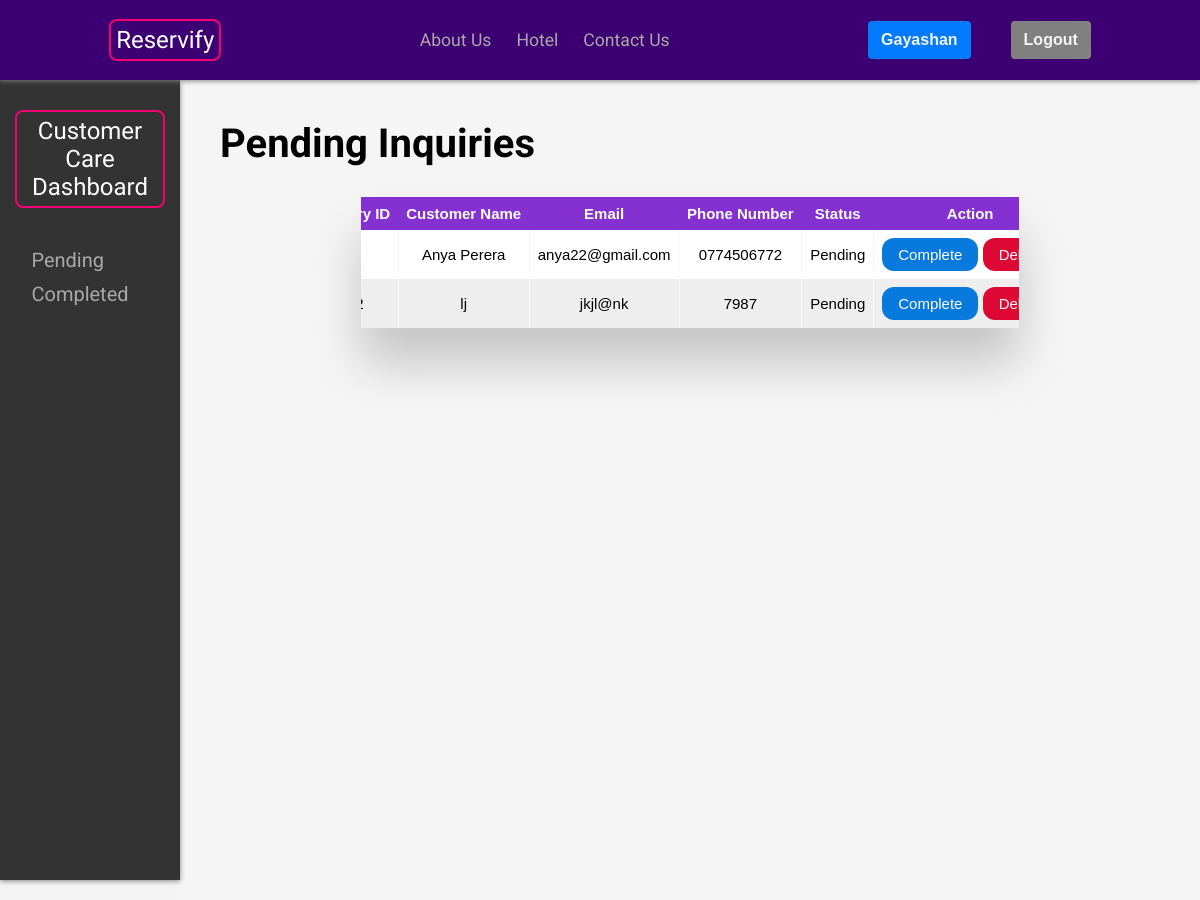
/customerCareDashboard.php (signed in, upper part), run on an earlier commit of the app's database.
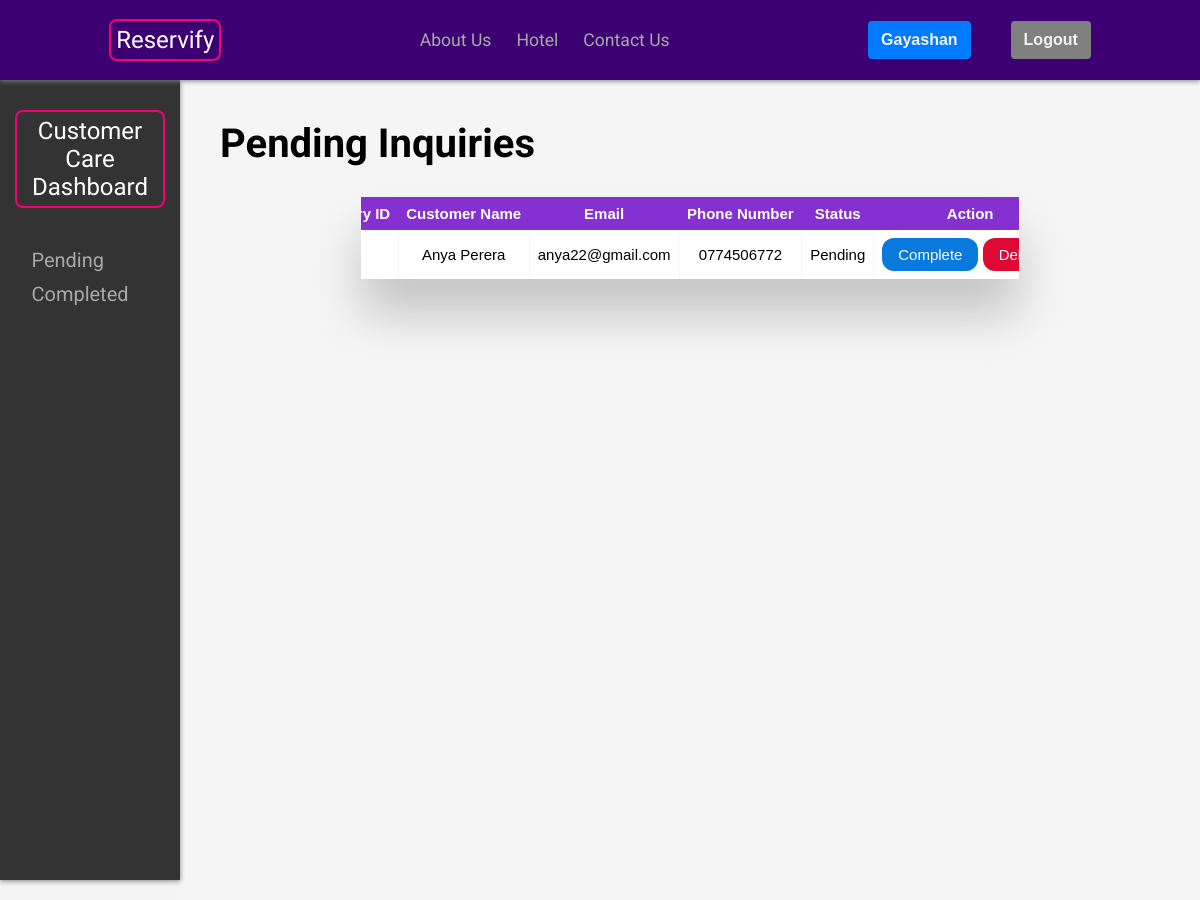
And on a later commit of the database.
### tables this page shows
CREATE TABLE `contact` (
  `msg_ID` int(11) NOT NULL,
  `sender_Name` varchar(50) NOT NULL,
  `email` varchar(100) NOT NULL,
  `phone` varchar(20) NOT NULL,
  `message` text NOT NULL,
  `status` varchar(20) NOT NULL DEFAULT 'Pending'
);

### customerCareDashboard.php (the view, shortened to what this page needs)
<!DOCTYPE html>
<html lang="en">
<head>
    <link rel="stylesheet" href="css/customerCareDashboard.css">
    <link rel="stylesheet" href="css/reset.css">
    <link rel="stylesheet" href="css/table.css">
</head>
<?php include "./partials/header.php" ?>
<body>
    <div class="dashboard">
        <div class="sideBar">
            <h1 class="site-logo"><a href="./customerCareDashboard.php">Customer Care <br> Dashboard</a></h1>
            <ul>
                <li><a href="#pending">Pending</a></li>
                <li><a href="#completed">Completed</a></li>
            </ul>
        </div>
        <div class="content">
            <section id="pending">
                <h1>Pending Inquiries</h1>
                <div class="table-main">
                    <div class="table-wrapper">
                        <table class="table">
                            <thead>
                                <tr>
                                    <th>Inquiry ID</th>
                                    <th>Customer Name</th>
                                    <th>Email</th>
                                    <th>Phone Number</th>
                                    <th>Status</th>
                                    <th>Action</th>
                                </tr>
                            </thead>
                            <tbody>
                                <?php
                                require_once './conn.php';
                                $query = "SELECT * FROM `contact` WHERE status = 'Pending'";
                                $result = mysqli_query($conn, $query);
                                if ($result) {
                                    while ($row = mysqli_fetch_assoc($result)) {
                                        $id = $row['msg_ID'];
                                        $name = $row['sender_Name'];
                                        $email = $row['email'];
                                        $phone = $row['phone'];
                                        $status = $row['status'];
                                        echo '<tr>';
                                        echo '<td>' . $id . '</td>';
                                        echo '<td>' . $name . '</td>';
                                        echo '<td>' . $email . '</td>';
                                        echo '<td>' . $phone . '</td>';
                                        echo '<td>' . $status . '</td>';
                                        echo '<td><button class="action"><a href="markAsCompleted.php?cid=' . $id . '" class="textDesign">Complete</a></button>
                                        <button class="delete"><a href="delete.php?msgid=' . $id . '" class="textDesign">Delete</a></button></td>';
                                        echo '</tr>';
                                    }
                                } else {
                                    echo '<tr><td colspan="6">No pending inquiries found.</td></tr>';
                                }
                                ?>
                            </tbody>
                        </table>
                    </div>
                </div>
            </section>
        </div>
    </div>
</body>
<?php include "./partials/footer.php" ?>
</html>

What changed in the data, as far as the page shows it:
removed contact: sender_Name "lj", email "jkjl@nk", phone "7987", status "Pending"
